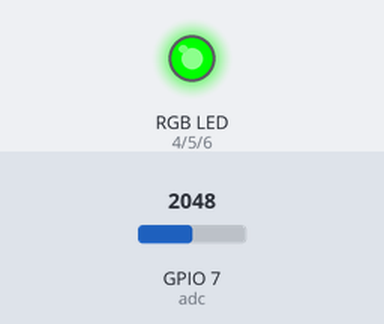
Bench run of a program on a simulated ESP32 board running MicroPython. On the bench: an RGB LED mixed from three pins (HIGH = lit). The inputs (shaded band) are chosen by the test bench; at power-on: GPIO 7 (adc) = 2048 (analog values on the 0–4095 scale).

Above: at 1.2 s.
1.3 s: GPIO 7 (adc) set to 1412
2.8 s: GPIO 7 (adc) set to 1315
At 3.3 s:
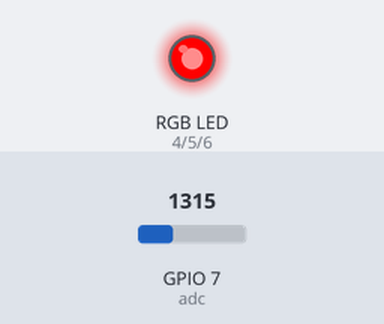
4.3 s: GPIO 7 (adc) set to 2770
At 4.6 s:
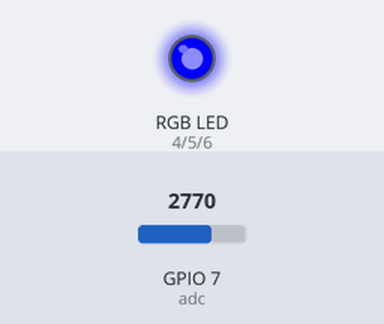
5.8 s: GPIO 7 (adc) set to 2658
At 6.9 s:
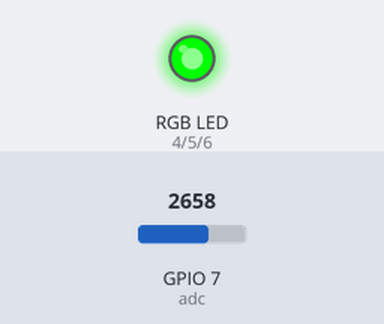
7.3 s: GPIO 7 (adc) set to 2866
At 8.2 s:
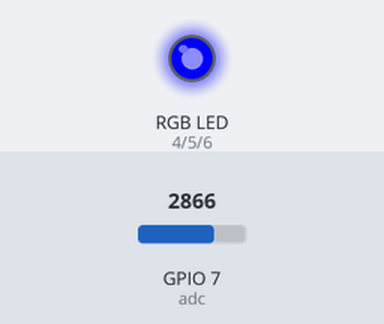
Timing chart, 0 to 9.8 s (numbered marks = the images above; inputs shaded):
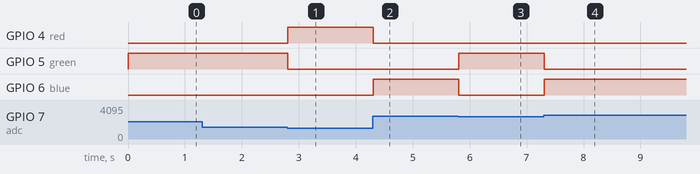

The program:

rgbLed_Controller_PartA.py
```python
#!/usr/bin/env python
# -*-coding:utf-8 -*-
'''
@File    :   rgbLed_Controller_PartA.py
@Time    :   2024/03/13 12:56:54
@Author  :   Uras Ayanoglu
@Version :   1.0
@Contact :   uras.ayanoglu@edu.turkuamk.fi
@License :   (C)Copyright 2024, Uras Ayanoglu
@Desc    :   A simple RGB LED controller using potentiometer
@Platform:   AI-Thinker NodeMCU ESP12k ESP32-S2 on MicroPython v1.22.2
'''

from machine import ADC, Pin, PWM
import time

# Initialize ADC for potentiometer
adc = ADC(Pin(7))
adc.atten(ADC.ATTN_11DB)  # For full range of 3.3V or 5V

# Initialize PWM for RGB LED
red = PWM(Pin(4), freq=5000)
green = PWM(Pin(5), freq=5000)
blue = PWM(Pin(6), freq=5000)

while True:
    voltage = adc.read()  # Read potentiometer value
    if voltage < 1365:
        # Turn on red
        red.duty(1023)
        green.duty(0)
        blue.duty(0)
    elif voltage < 2730:
        # Turn on green
        red.duty(0)
        green.duty(1023)
        blue.duty(0)
    else:
        # Turn on blue
        red.duty(0)
        green.duty(0)
        blue.duty(1023)

    time.sleep(0.1)  # Small delay to reduce flickering
```

Measured:
- the behaviour switches between 1365 and 1364 on GPIO 7 (adc) (found by bisection; images 0 and 1)
- the behaviour switches between 2730 and 2729 on GPIO 7 (adc) (found by bisection; images 2 and 3)
- after the input at 1.3 s, every drawn part: stays the same
- after the input at 2.8 s, GPIO 4 (red): LOW → HIGH at once; GPIO 5 (green): HIGH → LOW at once
- after the input at 4.3 s, GPIO 4 (red): HIGH → LOW at once; GPIO 6 (blue): LOW → HIGH at once
- after the input at 5.8 s, GPIO 5 (green): LOW → HIGH at once; GPIO 6 (blue): HIGH → LOW at once
- after the input at 7.3 s, GPIO 5 (green): HIGH → LOW at once; GPIO 6 (blue): LOW → HIGH at once
